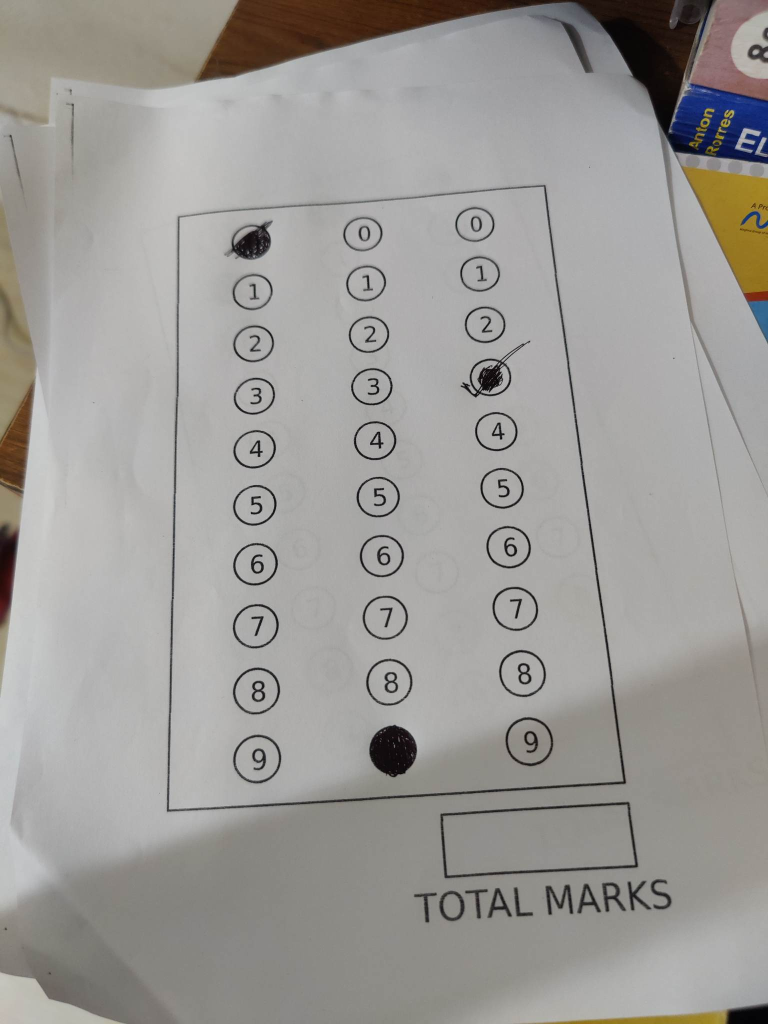
#> input picture 6.jpg, 1536 x 2048 px (shown at 1/2 size)
$ python main.py
#> lines starting #> are read from the running program, lines starting #| are printed output that depends on the picture; after the words box and inside, x2 and y2 are one past the last pixel; in counts of white or black regions, pixels touching at a corner belong together
### utlis.py
import cv2
import numpy as np

def stackImages(imgArray, scale, labels=[]):
    rows = len(imgArray)
    cols = len(imgArray[0])
    rowsAvailable = isinstance(imgArray[0], list)
    width = imgArray[0][0].shape[1]
    height = imgArray[0][0].shape[0]

    if rowsAvailable:
        for x in range(0, rows):
            for y in range(0, cols):
                imgArray[x][y] = cv2.resize(imgArray[x][y], (0, 0), None, scale, scale)
                if len(imgArray[x][y].shape) == 2:
                    imgArray[x][y] = cv2.cvtColor(imgArray[x][y], cv2.COLOR_GRAY2BGR)

        hor = [np.hstack(imgArray[x]) for x in range(rows)]
        hor_con = [np.concatenate(imgArray[x]) for x in range(rows)]
        ver = np.vstack(hor)
        ver_con = np.concatenate(hor)

        if len(labels) != 0:
            eachImgWidth = int(ver.shape[1] / cols)
            eachImgHeight = int(ver.shape[0] / rows)
            for d in range(0, rows):
                for c in range(0, cols):
                    cv2.rectangle(ver, (c * eachImgWidth, eachImgHeight * d),
                                  (c * eachImgWidth + len(labels[d][c]) * 13 + 27, 30 + eachImgHeight * d),
                                  (255, 255, 255), cv2.FILLED)
                    cv2.putText(ver, labels[d][c], (eachImgWidth * c + 10, eachImgHeight * d + 20),
                                cv2.FONT_HERSHEY_COMPLEX, 0.7, (255, 0, 255), 2)

        return ver

   # [8 lines of commented-out code are left out]


def rectCountour(coutours):
    rectCon =[]
    for i in coutours:
        area = cv2.contourArea(i)
        #print("Area",area)
        if area>50:
            peri = cv2.arcLength(i,True)
            approx = cv2.approxPolyDP(i,0.02*peri,True)
            #print("Corner Points",len(approx))
            if len(approx)==4:
                rectCon.append(i)
    rectCon = sorted(rectCon,key = cv2.contourArea,reverse=True)
    return rectCon

def getCornerPoints(cont):
    peri = cv2.arcLength(cont, True)
    approx = cv2.approxPolyDP(cont, 0.02 * peri, True)
    return approx

def reorder(myPoints):

    myPoints= myPoints.reshape((4,2))
    myPointsNew = np.zeros((4,1,2),np.int32)
    add = myPoints.sum(1)
    #print(myPoints)
    #print(add)
    myPointsNew[0] = myPoints[np.argmin(add)]  #[0 , 0]
    myPointsNew[3] = myPoints[np.argmax(add)]  #[w , h]
    diff = np.diff(myPoints,axis=1)
    myPointsNew[1]= myPoints[np.argmin(diff)]  #[w,0]
    myPointsNew[2] = myPoints[np.argmax(diff)]  # [0,h]
    #print(diff)

    return myPointsNew

### main.py
import cv2
import numpy as np

import utlis

###########################
path = "6.jpg"
widthImg = 600
heightImg = 800
###########################


img = cv2.imread(path)
#> img is the input picture: shape (2048, 1536, 3); mean B, G, R 151.6, 154.8, 156.8

# preprocessing
img = cv2.resize(img, (widthImg,heightImg))
#> img: shape (800, 600, 3)
imgContours = img.copy()
imgBiggestContours = img.copy()
imgGray = cv2.cvtColor(img,cv2.COLOR_BGR2GRAY)
imgBlur = cv2.GaussianBlur(imgGray,(5,5),1)
imgCanny = cv2.Canny(imgBlur,10,50)
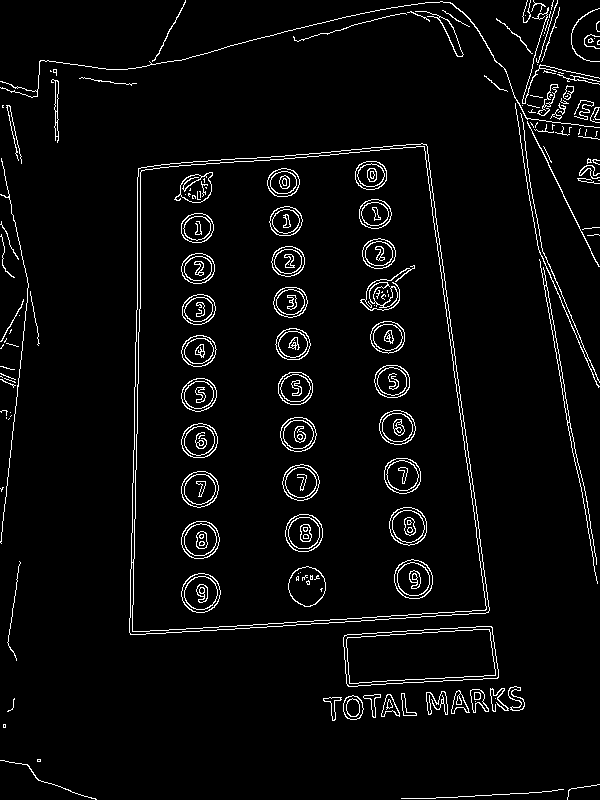
#> imgCanny: shape (800, 600); 4.1% white in thin lines or dots


#Finding all contours
contours, hierarchy = cv2.findContours (imgCanny,cv2.RETR_EXTERNAL,cv2.CHAIN_APPROX_NONE)
#> contours = 111 contours, 83 with area under 20; largest, box (x1, y1, x2, y2) and area: (129, 143, 490, 635) 152258, (343, 626, 499, 687) 7812, (343, 695, 364, 720) 383, (539, 259, 598, 584) 365, (415, 11, 464, 57) 310
cv2.drawContours(imgContours,contours,-1,(0,255,0),10)
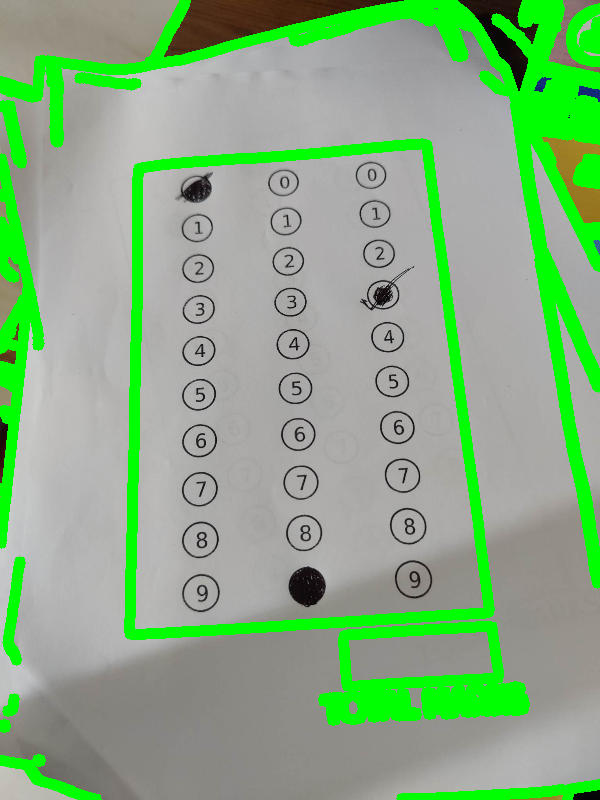
#> imgContours: shape (800, 600, 3); mean B, G, R 131.9, 173.8, 136

#Find rectangles
rectCon = utlis.rectCountour(contours)
#> the loop in rectCountour, `for i in coutours:` made 111 passes
#> (area, peri, approx) on passes 18, 38, 50, 61, 79: (7812.5, 411.8, [[492, 627], [344, 635], [346, 683], [497, 678]]), (365, 1043.7, [[539, 259], [597, 583]]), (152258, 1630.5, [[426, 144], [138, 168], [130, 634], [488, 612]]), (65.5, 350.2, [[527, 121], [599, 266]]), (141.5, 158.5, [[52, 79], [57, 142], [58, 81]])
#> after the loop in rectCountour, `for i in coutours:`: rectCon = 2 contours; box (x1, y1, x2, y2) and area: (129, 143, 490, 635) 152258, (343, 626, 499, 687) 7812
biggestContour = utlis.getCornerPoints(rectCon[0])
#> in getCornerPoints, `peri = cv2.arcLength(cont, True)`: peri = 1630.5
#> in getCornerPoints, `approx = cv2.approxPolyDP(cont, 0.02 * peri, True)`: approx = [[426, 144], [138, 168], [130, 634], [488, 612]]
#> biggestContour = [[426, 144], [138, 168], [130, 634], [488, 612]]
#print(biggestContour.shape)
gradePoints = utlis.getCornerPoints(rectCon[1])
#> gradePoints = [[492, 627], [344, 635], [346, 683], [497, 678]]
#print(biggestContour)


if biggestContour.size !=0 and gradePoints.size !=0:
    cv2.drawContours(imgBiggestContours,biggestContour,-1,(0,255,0),20)
    cv2.drawContours(imgBiggestContours,gradePoints,-1,(255,0,0),20)

    biggestContour = utlis.reorder(biggestContour)
#> in reorder, `myPoints= myPoints.reshape((4,2))`: myPoints = [[426, 144], [138, 168], [130, 634], [488, 612]]
#> in reorder, `add = myPoints.sum(1)`: add = [570, 306, 764, 1100]
#> in reorder, `diff = np.diff(myPoints,axis=1)`: diff = [-282, 30, 504, 124]
#> biggestContour = [[138, 168], [426, 144], [130, 634], [488, 612]]
    gradePoints = utlis.reorder(gradePoints)
#> gradePoints = [[344, 635], [492, 627], [346, 683], [497, 678]]

    pt1 = np.float32(biggestContour)
#> pt1 = [[138, 168], [426, 144], [130, 634], [488, 612]]
    pt2 = np.float32([[0,0],[widthImg,0],[0,heightImg],[widthImg,heightImg]])
    matrix = cv2.getPerspectiveTransform(pt1,pt2)
#> matrix = [[2.35, 0.0403, -330.6], [0.197, 2.37, -424.5], [9.98e-05, 0.000572, 1]]
    imgWarpColored = cv2.warpPerspective(img,matrix,(widthImg,heightImg))
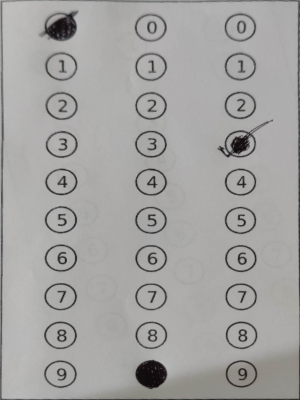
#> imgWarpColored: shape (800, 600, 3) (shown at 1/2 size); mean B, G, R 161.4, 162.8, 163.6

    ptG1 = np.float32(gradePoints)
#> ptG1 = [[344, 635], [492, 627], [346, 683], [497, 678]]
    ptG2 = np.float32([[0, 0], [325, 0], [0, 150], [325, 150]])
    matrixG = cv2.getPerspectiveTransform(ptG1, ptG2)
#> matrixG = [[3.79, -0.158, -1204.5], [0.279, 5.16, -3374.6], [0.00074, 0.000585, 1]]
    imgGradeDisplay = cv2.warpPerspective(img, matrixG, (325, 150))
    #cv2.imshow("Grade",imgGradeDisplay)

    # Apply threshold
    imgWarpGray = cv2.cvtColor(imgWarpColored, cv2.COLOR_BGR2GRAY)
    imgThresh = cv2.threshold(imgWarpGray, 100, 255, cv2.THRESH_BINARY_INV)[1]
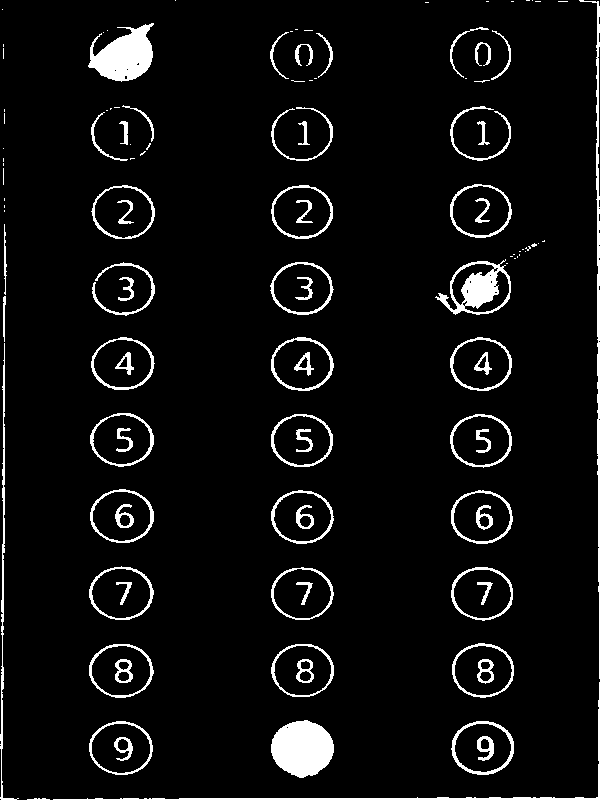
#> imgThresh: shape (800, 600); 5.7% white; 116 white regions (50 under 20 px), largest, box (x1, y1, x2, y2) and area: (271, 720, 334, 778) 2742, (88, 23, 154, 82) 2369, (435, 259, 511, 315) 1660


imgBlank = np.zeros_like(img)
imageArray = ([img,imgGray,imgBlur,imgCanny],
              [imgContours,imgBiggestContours,imgWarpColored,imgThresh])

imgStacked = utlis.stackImages(imageArray,0.40)
#> in stackImages, `rows = len(imgArray)`: rows = 2
#> in stackImages, `cols = len(imgArray[0])`: cols = 4
#> in stackImages, `rowsAvailable = isinstance(imgArray[0], list)`: rowsAvailable = True
#> in stackImages, `hor = [np.hstack(imgArray[x]) for x in range(rows)]`: hor = 2 items
#> in stackImages, `ver = np.vstack(hor)`:
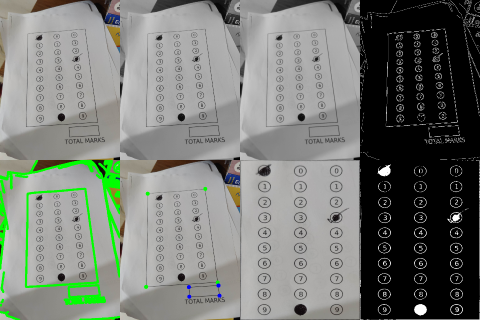
#> ver: shape (640, 960, 3) (shown at 1/2 size); mean of channels 0, 1, 2 116.4, 122.6, 118.4; drawn as B, G, R

# [7 lines of commented-out code are left out]

imgThresh = imgThresh[10:790,60:540]
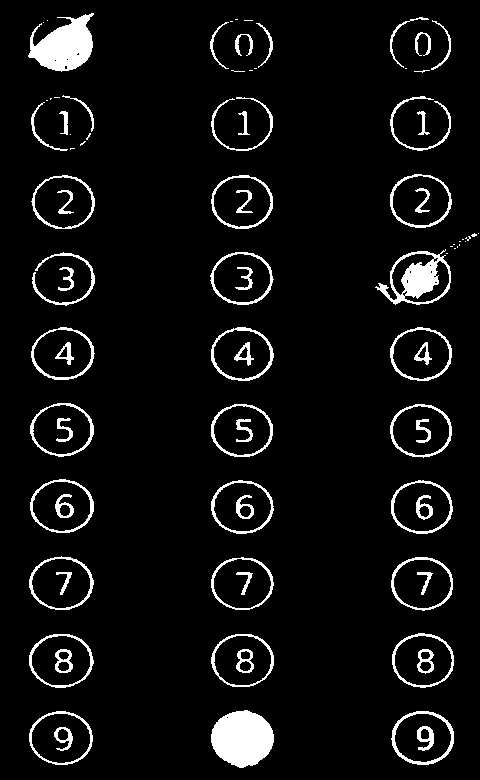
#> imgThresh: shape (780, 480); 6.2% white; 89 white regions (29 under 20 px), largest, box (x1, y1, x2, y2) and area: (211, 710, 274, 768) 2742, (28, 13, 94, 72) 2369, (375, 249, 451, 305) 1660

cv2.imshow("Image",imgThresh);


img_columns = np.hsplit(imgThresh,3)
#> img_columns = 3 items
img_row1 = np.vsplit(img_columns[0],10)
#> img_row1 = 10 items
img_row2 = np.vsplit(img_columns[1], 10)
#> img_row2 = 10 items
img_row3 = np.vsplit(img_columns[2], 10)
#> img_row3 = 10 items
value1 = 0
value2 = 0
value3 = 0
for i in range(0,9):
    if np.count_nonzero(img_row1[value1])>np.count_nonzero(img_row1[i+1]):
        value1 = value1
    else: value1 = i+1 ;

for i in range(0, 9):
        if np.count_nonzero(img_row2[value2]) > np.count_nonzero(img_row2[i + 1]):
            value2 = value2
        else:
            value2 = i + 1

for i in range(0,9):
    if np.count_nonzero(img_row3[value3]) > np.count_nonzero(img_row3[i+1]):
        value3 = value3
    else: value3 = i+1


print(value1,value2,value3)
#| 0 9 3


#test values of all

'''for i in range(0,10):
    print(i)
    print(np.count_nonzero(img_row1[i]))
    print(np.count_nonzero(img_row2[i]))
    print(np.count_nonzero(img_row3[i]),"")'''

mark = str(value1) + str(value2) + str(value3)
#> mark = '093'

cv2.putText(imgGradeDisplay,mark,(50,100),cv2.FONT_HERSHEY_COMPLEX,3,(0,0,0),3)
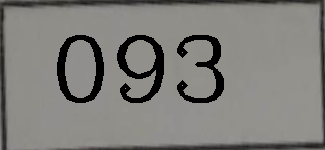
#> imgGradeDisplay: shape (150, 325, 3); mean B, G, R 121.5, 125.4, 126.4
cv2.imshow("Mark",imgGradeDisplay)

'''cv2.imshow("0",img_row1[0])
cv2.imshow("1",img_row1[1])
cv2.imshow("2",img_row1[2])
cv2.imshow("3",img_row1[3])
cv2.imshow("4",img_row1[4])
cv2.imshow("5",img_row1[5])
cv2.imshow("6",img_row1[6])
cv2.imshow("7",img_row1[7])
cv2.imshow("8",img_row1[8])
cv2.imshow("9",img_row1[9])'''

'''cv2.imshow("0",img_row3[0])
cv2.imshow("1",img_row3[1])
cv2.imshow("2",img_row3[2])
cv2.imshow("3",img_row3[3])
cv2.imshow("4",img_row3[4])
cv2.imshow("5",img_row3[5])
cv2.imshow("6",img_row3[6])
cv2.imshow("7",img_row3[7])
cv2.imshow("8",img_row3[8])
cv2.imshow("9",img_row3[9])'''


cv2.waitKey(0)
cv2.destroyAllWindows()

$ run again, with 1.jpg copied over 6.jpg
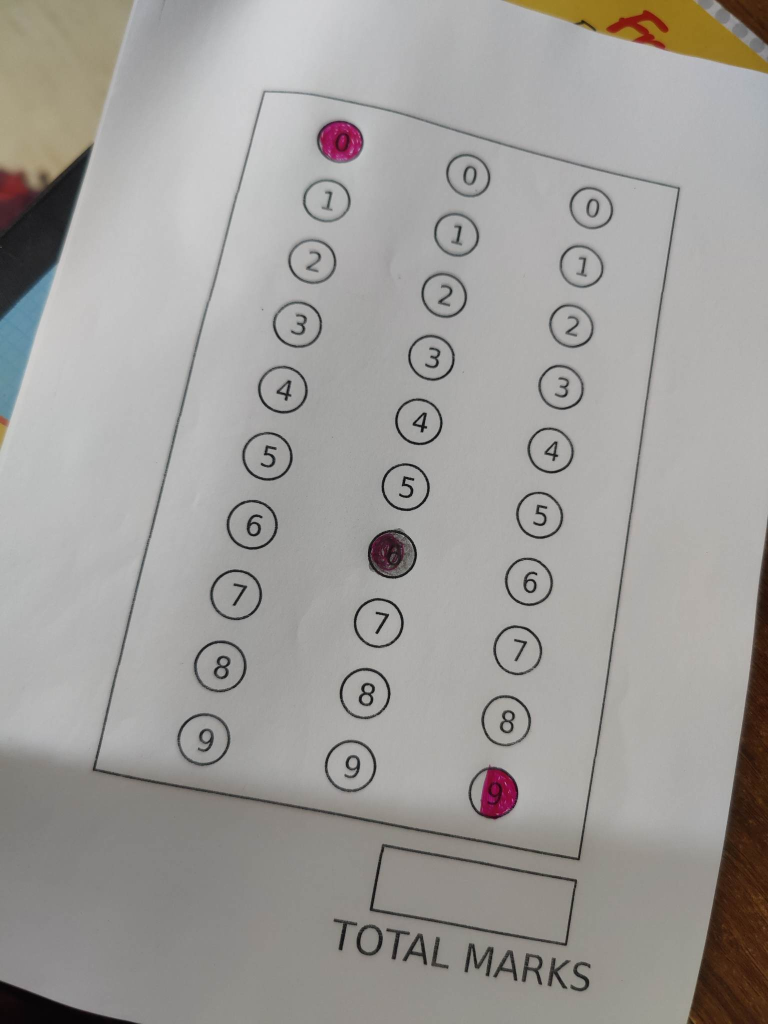
#> input picture 1.jpg, 1536 x 2048 px (shown at 1/2 size)
#> img is the input picture: shape (2048, 1536, 3); mean B, G, R 154, 157.1, 159.3
#> img: shape (800, 600, 3)
#> `imgCanny = cv2.Canny(imgBlur,10,50)`:
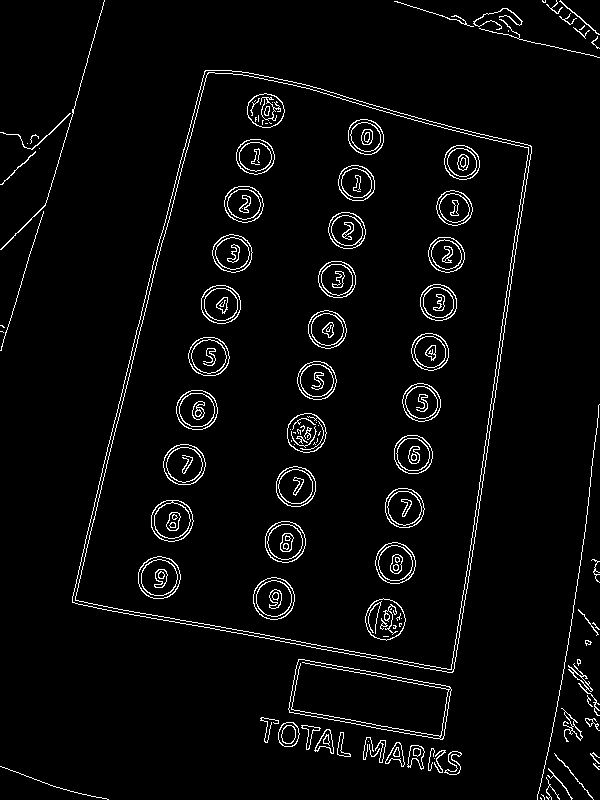
#> imgCanny: shape (800, 600); 3.8% white in thin lines or dots
#> contours = 55 contours, 34 with area under 20; largest, box (x1, y1, x2, y2) and area: (72, 70, 532, 673) 197917, (288, 659, 452, 740) 8426, (278, 722, 300, 747) 408, (407, 745, 425, 770) 235, (314, 729, 334, 754) 222
#> imgContours: shape (800, 600, 3); mean B, G, R 141.6, 171.6, 145.3
#> the loop in rectCountour, `for i in coutours:` made 55 passes
#> (area, peri, approx) on passes 29, 43: (8426, 441.5, [[298, 659], [289, 712], [443, 738], [449, 686]]), (197917, 1912.3, [[205, 70], [72, 602], [452, 672], [531, 146]])
#> after the loop in rectCountour, `for i in coutours:`: rectCon = 2 contours; box (x1, y1, x2, y2) and area: (72, 70, 532, 673) 197917, (288, 659, 452, 740) 8426
#> in getCornerPoints, `peri = cv2.arcLength(cont, True)`: peri = 1912.3
#> in getCornerPoints, `approx = cv2.approxPolyDP(cont, 0.02 * peri, True)`: approx = [[205, 70], [72, 602], [452, 672], [531, 146]]
#> `gradePoints = utlis.getCornerPoints(rectCon[1])`: gradePoints = [[298, 659], [289, 712], [443, 738], [449, 686]]
#> myPoints = [[205, 70], [72, 602], [452, 672], [531, 146]]
#> add = [275, 674, 1124, 677]
#> diff = [-135, 530, 220, -385]
#> `biggestContour = utlis.reorder(biggestContour)`: biggestContour = [[205, 70], [531, 146], [72, 602], [452, 672]]
#> `gradePoints = utlis.reorder(gradePoints)`: gradePoints = [[298, 659], [449, 686], [289, 712], [443, 738]]
#> pt1 = [[205, 70], [531, 146], [72, 602], [452, 672]]
#> matrix = [[1.67, 0.417, -371.3], [-0.379, 1.62, -36.08], [-0.000146, 0.000256, 1]]
#> ptG1 = [[298, 659], [449, 686], [289, 712], [443, 738]]
#> matrixG = [[2.35, 0.399, -962.3], [-0.578, 3.23, -1959], [-0.000276, 0.000361, 1]]
#> rows = 2
#> cols = 4
#> rowsAvailable = True
#> hor = 2 items
#> img_columns = 3 items
#> img_row1 = 10 items
#| 0 6 9
#> mark = '069'
#> `cv2.putText(imgGradeDisplay,mark,(50,100),cv2.FONT_HERSHEY_COMPLEX,3,(..`:
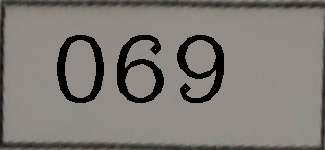
#> imgGradeDisplay: shape (150, 325, 3); mean B, G, R 117.2, 121.7, 125.7
